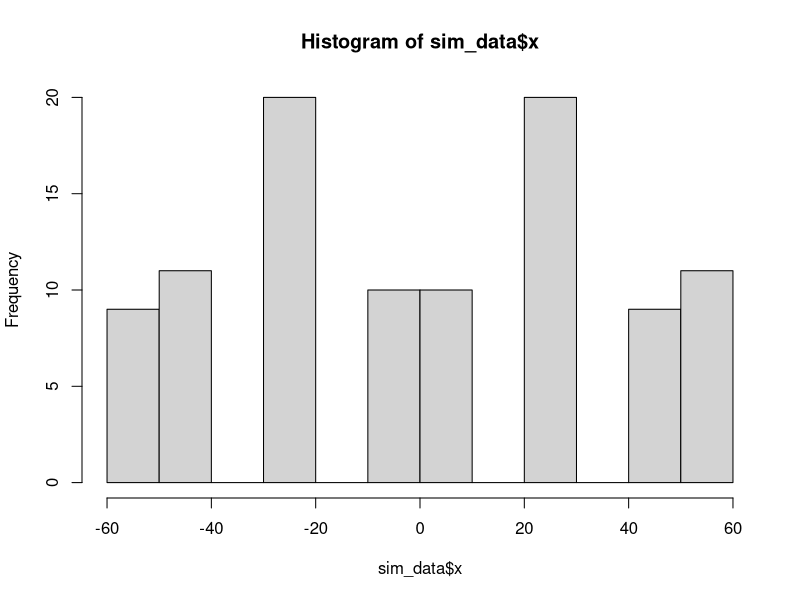
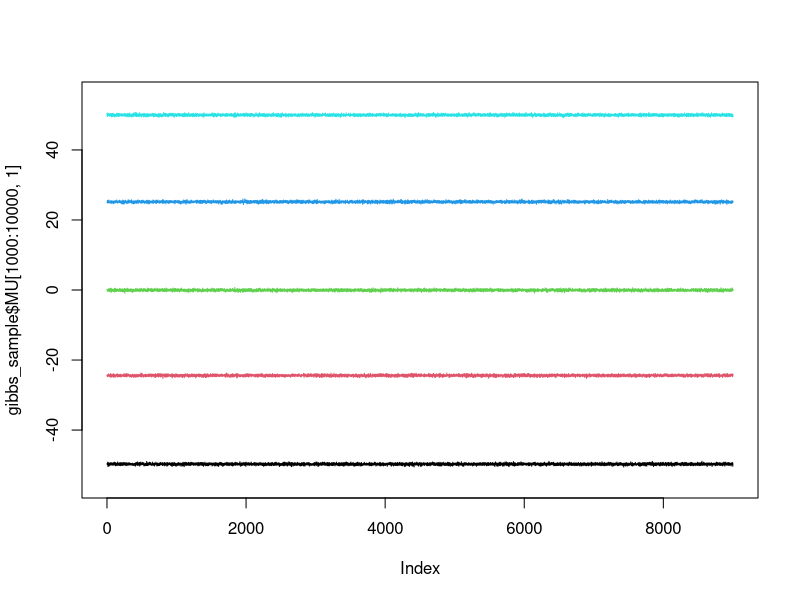
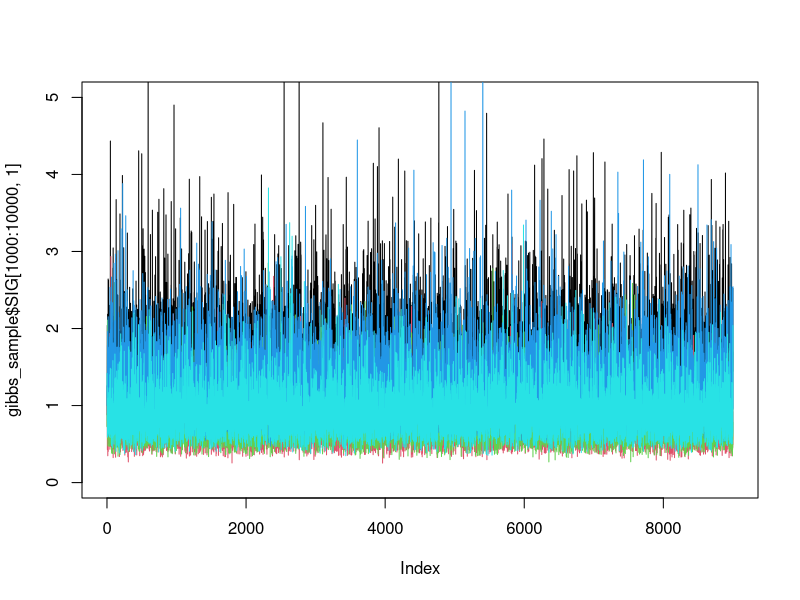
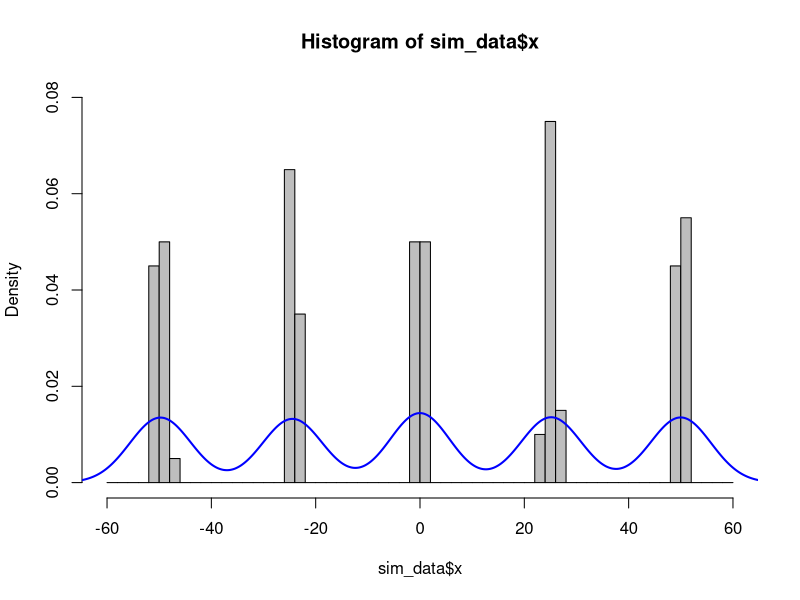
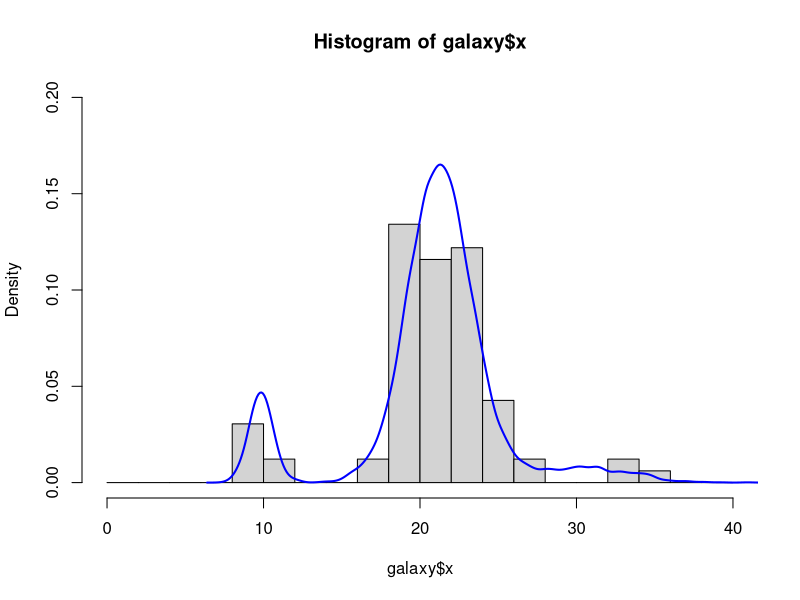

The R script that drew these images, in order:
## ---- chunk 1
knitr::opts_chunk$set(echo = TRUE)
## ---- chunk 2
library(tidyverse)
set.seed(35)

# group 1

group_1 <- rnorm(20, -50, 1)
group_2 <- rnorm(20, -25, 1)
group_3 <- rnorm(20, 0, 1)
group_4 <- rnorm(20, 25, 1)
group_5 <- rnorm(20, 50, 1)

## combining all

sim_data <- data_frame(x = c(group_1, group_2, group_3, group_4, group_5),
                       group = c(rep(1,20), rep(2,20), rep(3,20), rep(4,20), rep(5,20)))
sim_data %>%
  group_by(group) %>%
  summarise(share = n()/100)

hist(sim_data$x)

sim_data <- data_frame(x = sim_data$x,
                       group = sim_data$group,
                       group_mcmc = sample(1:5, 100, replace = TRUE))

rm(group_1, group_2, group_3, group_4, group_5)

mu <- mu_0 <- sim_data %>% group_by(group) %>% summarise(mean = mean(x)) %>% .$mean
sigma2 <- sigma2_0 <- sim_data %>% group_by(group) %>% summarise(mean = var(x)) %>% .$mean
prec <- 1/sigma2_0

z <- sim_data$group_mcmc
x <- sim_data$x
k <- length(unique(z))
pi <- rep(1/k,k)

a <- b <- 1
iters <- 10000
## ---- chunk 3
sample_z <- function(mu,x,pi){
  dmat = outer(mu,x,"-") 
  p.z.given.x = as.vector(pi) * dnorm(dmat,0,1)
  p.z.given.x = apply(p.z.given.x,2,function(x){return(x/sum(x))}) 
  z = rep(NA, length(x))
  for(i in 1:length(z)){
    z[i] = sample(1:length(pi), size=1,prob=p.z.given.x[,i],replace=TRUE)
  }
  return(z)
}

sample_z(mu,x,pi)
## ---- chunk 4
sample_pi <- function(z,k){
  COUNTS <- colSums(outer(z,1:k,FUN="=="))
  pi <- gtools::rdirichlet(1,COUNTS+1)
  return(pi)
}

sample_pi(z,k)
## ---- chunk 5
sample_sigma <- function(z,x,k,a,b){
  
  b_i <- a_i <- sigma_i <- rep(NA,k)
  
  for(i in 1:k){
    sn <- sum(z == i)
    sm <- ifelse(sn==0,0,mean(x[z==i]))
    b_i[i] <- b + sum((x[which(z == i)] - sm)^2)
    a_i[i] <- a + sn
    sigma_i[i] <- 1/rgamma(1,a_i[i]/2, b_i[i]/2)
  }
  
  return(sigma_i)
  
}

sample_sigma(z,x,k,a,b)
## ---- chunk 6
sample_mu <- function(z, x, k, mu_0, sigma2_0){
 
  mu_u <- rep(NA,k)
  for(i in 1:length(mu_0)){
    sn <- sum(z == i)
    sm <- ifelse(sn==0,0,mean(x[z==i]))
    
    
    sigma_i <- 1/(1/sigma2_0[i] + sn)
    mu_i <- (mu_0[i] * 1/sigma2_0[i] + sm*sn)*sigma_i
    mu_u[i] <- rnorm(1,mu_i, sqrt(sigma_i))
  }
  
  return(mu_u)
  
}


sample_mu(z, x, k, mu_0, sigma2_0)
## ---- chunk 7
gibbs <- function(iterations = 10000, z, x,mu_0,sigma2_0,pi){
    k <- length(unique(z))
    MU <- PI <- SIG <- matrix(ncol = k, nrow = iterations)
    mu <- mu_0
    sigma2 <- sigma2_0
    X <- rep(NA,iterations)
    for(i in 1:iterations){
      z <- sample_z(mu = mu, x = x, pi = pi)
      PI[i,] <- pi <- sample_pi(z = z, k = k)
      MU[i,] <- mu <- sample_mu(z = z,x = x,k = k,mu_0 = mu_0,sigma2_0 = sigma2_0)
      SIG[i,] <- sigma2 <- sample_sigma(z = z, x = x, k = k, a = a, b = b)
    

        z_sample <- sample(x = 1:k,size = 1, prob = pi)
        X[i] <-rnorm(1,mu[z_sample],sqrt(sigma2[z_sample]))
      
    }
    
    
  return(list(PI = PI, MU = MU, SIG = SIG,X = X))
}
## ---- chunk 8
gibbs_sample <- gibbs(iterations = 10000, z = z, x =x,mu_0 = mu_0,sigma2_0 = sigma2_0,pi = rep(1/5,5))
## ---- chunk 9
apply(gibbs_sample$PI[5000:10000,],2,mean)
apply(gibbs_sample$MU[5000:10000,],2,mean)
apply(gibbs_sample$SIG[5000:10000,],2,mean)
## ---- chunk 10
plot(gibbs_sample$MU[1000:10000,1], type = "l", ylim = c(-55,55))
lines(gibbs_sample$MU[1000:10000,2], col = 2)
lines(gibbs_sample$MU[1000:10000,3], col = 3)
lines(gibbs_sample$MU[1000:10000,4], col = 4)
lines(gibbs_sample$MU[1000:10000,5], col = 5)
## ---- chunk 11
plot(gibbs_sample$SIG[1000:10000,1], type = "l", ylim = c(0,5))
lines(gibbs_sample$SIG[1000:10000,2], col = 2)
lines(gibbs_sample$SIG[1000:10000,3], col = 3)
lines(gibbs_sample$SIG[1000:10000,4], col = 4)
lines(gibbs_sample$SIG[1000:10000,5], col = 5)
## ---- chunk 12

x = as.vector(gibbs_sample$X[5000:10000])

hist(sim_data$x, prob=TRUE, col="grey", ylim = c(0,0.08), xlim = c(-60,60), breaks = seq(-60, 60, 2))
lines(density(x), col="blue", lwd=2)
## ---- chunk 13
library(MASS)

data("galaxies")

galaxy <- galaxies

galaxy <- data.frame(x = galaxies/1000,
                     z = sample(1:3, 82, replace = TRUE))


mu <- mu_0  <- galaxy %>% group_by(z) %>% summarise(mean = mean(x)) %>% .$mean

sigma2 <- sigma2_0 <- galaxy %>% group_by(z) %>% summarise(sigma = var(x)) %>% .$sigma

prec <- 1/sigma2_0

z <- galaxy$z

x <- galaxy$x

k <- length(unique(z))

galaxy_gibbs <- gibbs(iterations = 10000, z = z, x = x, mu_0 = mu_0, sigma2_0 = sigma2_0, pi = rep(1/k,k))

xx = as.vector(galaxy_gibbs$X[1000:10000])

hist(galaxy$x, prob = TRUE, ylim = c(0,0.2), breaks = seq(0,40,2))
lines(density(xx), col="blue", lwd=2)

## ---- chunk 14
apply(galaxy_gibbs$PI[5000:10000,],2,mean)
apply(galaxy_gibbs$MU[5000:10000,],2,mean)
apply(galaxy_gibbs$SIG[5000:10000,],2,mean)
